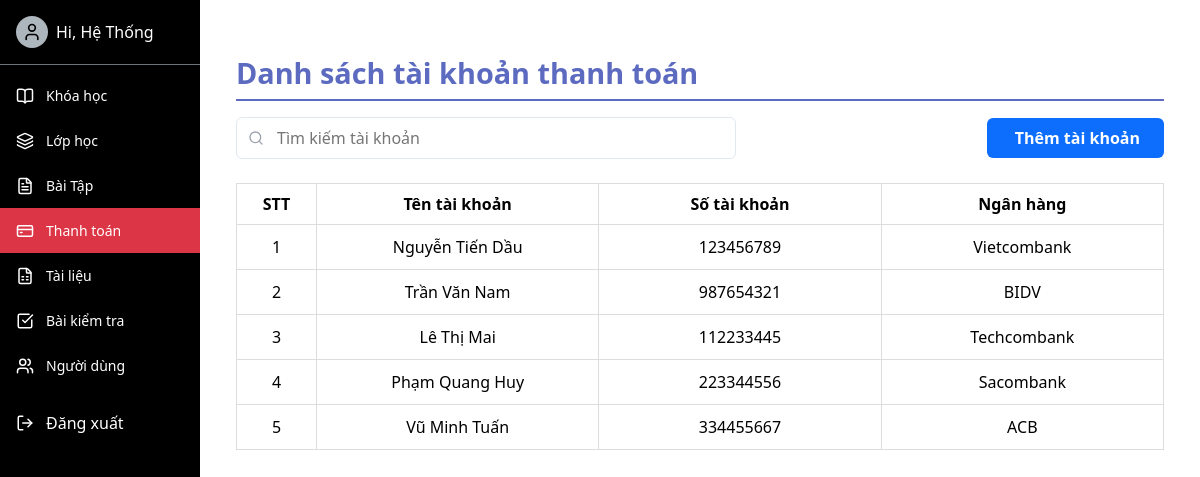
Screenshot of /qr_payment/ (signed in) with the database file from the repository.
### english/models.py (models this page shows)
class PAYMENT(models.Model):
    payment_id = models.AutoField(primary_key=True)
    qr = models.ImageField(upload_to='media/Qr', null=True, blank=True)
    course_id = models.ForeignKey(COURSE, on_delete=models.CASCADE)
    account_owner = models.CharField(max_length=100,null = True)
    account_number = models.CharField(max_length=100,null = True)
    bank_name = models.CharField(max_length=100)
    class Meta:
        db_table = 'PAYMENT'

### qrPayment/views.py (the view)
# urls.py: path('', views.payment_list, name='payment_list'),
@login_required
@user_passes_test(is_admin)
def payment_list(request):
    payments = PAYMENT.objects.all()
    return render(request, 'payment_list.html', {'payments': payments})

### english/views.py (called while the page is built)
def is_admin(user):
    return user.groups.filter(name='Admin').exists()

### qrPayment/templates/payment_list.html (shortened to what this page needs)
{% extends 'base-admin.html' %}
{% block content %}
<div style="padding:0 12px 0 12px;">
<div class="d-flex justify-content-between align-items-center">
  <h2 class="custom-title">Danh sách tài khoản thanh toán</h2>
</div>
    <form method="get" class="search-bar"
          style="display:flex; justify-content:space-between; align-items:center; margin-bottom:1.5rem;">
      <div style="position:relative; max-width:500px; width:100%;">
        <input
          type="text"
          name="q"
          placeholder="Tìm kiếm tài khoản"
          value="{{ q }}"
          style="width:100%; padding:0.5rem 1rem 0.5rem 2.5rem; border:1px solid #e2e8f0; border-radius:0.375rem;"
        />
      </div>
    <a href="{% url 'add_payment' %}" class="btn btn-success" style="background-color: #0d6efd; font-weight: bold;">
     Thêm tài khoản
</a>
    </form>
<table class="table table-hover">
  <thead>
    <tr>
      <th style="width: 80px">STT</th>
      <th>Tên tài khoản</th>
      <th>Số tài khoản</th>
      <th>Ngân hàng</th>
    </tr>
  </thead>
  <tbody>
    {% for payment in payments %}
    <tr onclick="window.location.href='{% url 'payment_detail' payment.pk %}'" style="cursor: pointer;">
      <td>{{ forloop.counter }}</td>
      <td>{{ payment.account_owner }}</td>
      <td>{{ payment.account_number }}</td>
      <td>{{ payment.bank_name }}</td>
    </tr>
    {% empty %}
    <tr>
      <td colspan="3" class="text-center">Không có thông tin thanh toán nào.</td>
    </tr>
    {% endfor %}
  </tbody>
</table>
</div>
{% endblock %}

### english/templates/base-admin.html (shortened to what this page needs)
<!DOCTYPE html>
{% load static %}
<html lang="vi">
<head>
  <link href="https://cdn.jsdelivr.net/npm/bootstrap@5.3.2/dist/css/bootstrap.min.css" rel="stylesheet">
  <link href="{% static 'css/base-admin.css' %}" rel="stylesheet">
</head>
<body>
  <div class="d-flex" style="min-height: 100vh;">
    <div class="sidebar">
      <div class="d-flex align-items-center gap-2 p-3 border-bottom border-secondary">
        <div class="avatar">
          {% if request.user.is_authenticated %}
            <i data-lucide="user" style="width: 20px; height: 20px; color: black;"></i>
          {% endif %}
        </div>
       <a style="cursor: pointer; text-decoration: none; color: white;" href="{% url 'course' %}"> <span>Hi, {{ request.user.first_name }}</span> </a>
      </div>
      <nav class="mt-2">
        {% if user.is_superuser %}
        <div class="sidebar-item {% if request.resolver_match.url_name in 'admin_ql_khoahoc admin_xemkhoahoc add_lesson_detail admin_themkhoahoc view_lesson_detail' %}active{% endif %}">
          <i data-lucide="book-open" style="width: 18px; height: 18px;"></i>
          <a href="{% url 'admin_ql_khoahoc' %}">Khóa học</a>
        </div>
        {% endif %}
        <div class="sidebar-item {% if request.resolver_match.url_name in 'class_list add_class update_rollcall class_detail class_exercise class_rollcall exercise_detail' %}active{% endif %}">
          <i data-lucide="layers" style="width: 18px; height: 18px;"></i>
          <a href="{% url 'class_list' %}">Lớp học</a>
        </div>
        <div class="sidebar-item {% if request.resolver_match.url_name in 'admin_ql_baitap them_baitap xem_baitap sua_baitap sua_baitap_xem' %}active{% endif %}">
          <i data-lucide="file-text" style="width: 18px; height: 18px;"></i>
          <a href="{% url 'admin_ql_baitap' %}">Bài Tập</a>
        </div>
        {% if user.is_superuser %}
        <div class="sidebar-item {% if request.resolver_match.url_name in 'payment_detail payment_list add_payment' %}active{% endif %}">
          <i data-lucide="credit-card" style="width: 18px; height: 18px;"></i>
          <a href="{% url 'payment_list' %}">Thanh toán</a>
        </div>
        {% endif %}
        <div class="sidebar-item {% if request.resolver_match.url_name in 'document_list add_document document_detail_edit' %}active{% endif %}">
          <i data-lucide="file-spreadsheet" style="width: 18px; height: 18px;"></i>
          <a href="{% url 'document_list' %}">Tài liệu</a>
        </div>
        <div class="sidebar-item {% if request.resolver_match.url_name in 'admin_test_list admin_test_add results admin_test_details result_delete test_delete test_edit' %}active{% endif %}">
          <i data-lucide="check-square" style="width: 18px; height: 18px;"></i>
          <a href="{% url 'admin_test_list' %}">Bài kiểm tra</a>
        </div>
        {% if user.is_superuser %}
        <div class="sidebar-item {% if request.resolver_match.url_name in 'user_list user_edit user_detail user_create user_delete' %}active{% endif %}">
          <i data-lucide="users" style="width: 18px; height: 18px;"></i>
          <a href="{% url 'user_list' %}">Người dùng</a>
        </div>
        {% endif %}
      </nav>
      <form action="{% url 'logout' %}" method="post" style="display: inline;">
        <div class="mt-auto" style="margin-top: auto; border-top: 1px solid rgba(0,0,0,.125); padding-top: 10px;">
          <div class="sidebar-item">
            <button type="submit" class="sidebar-item" style="background: none; border: none; color: inherit; padding: 0; font: inherit; cursor: pointer;">
              <i data-lucide="log-out" style="width: 18px; height: 18px;"></i>
              Đăng xuất
            </button>
          </div>
        </div>
      </form>
    </div>
    <div class="main-content flex-grow-1">
      {% block content %}{% endblock %}
    </div>
  </div>
</body>
</html>

### english/static/css/base-admin.css (style rules this page uses)
body { width: 100%; min-height: 100vh; overflow-x: hidden; margin:0; width: 100%; }
.sidebar { width: 200px; background-color: #000; color: white; height: 100vh; position: fixed; margin:0; z-index:1000; }
.sidebar-item { display: flex; align-items: center; gap: 12px; padding: 12px 16px; cursor: pointer; color: white; text-decoration: none; }
.sidebar-item.active { background-color: #dc3545; }
.sidebar-item span, .sidebar-item a { font-size: 14px; color: white; text-decoration: none; }
.main-content { margin-left: 200px; padding: 24px; }
.avatar { width: 32px; height: 32px; border-radius: 50%; background-color: #adb5bd; display: flex; align-items: center; justify-content: center; }

### qrPayment/templates/payment_list.html (style rules this page uses)
h2 { font-size: 1.8rem; font-weight: 700; color: #5c6bc0; border-bottom: 2px solid #5c6bc0; }
.btn-success { background-color: #dc2626; color: white; padding: 0.5rem 1.5rem; border: none; border-radius: 0.375rem; cursor: pointer; }
.table { table-layout: fixed; width: 100%; border: 1px solid #ddd; }
.table thead th, .table tbody td { text-align: center; vertical-align: middle; border: 1px solid #ddd; }
.table tbody tr { background-color: white; }
.table tbody td:last-child { text-align: center; }
.table tbody tr td { padding: 10px; text-align: center; }
h2 { font-size: 1.8rem; font-weight: 700; color: #5c6bc0; border-bottom: 2px solid; margin: 1.5rem 0 1rem; padding: 8px 0; width: 100%; }

### rows the page displays
PAYMENT: account_owner "Nguyễn Tiến Dầu", account_number "123456789", bank_name "Vietcombank"
PAYMENT: account_owner "Trần Văn Nam", account_number "987654321", bank_name "BIDV"
PAYMENT: account_owner "Lê Thị Mai", account_number "112233445", bank_name "Techcombank"
PAYMENT: account_owner "Phạm Quang Huy", account_number "223344556", bank_name "Sacombank"
PAYMENT: account_owner "Vũ Minh Tuấn", account_number "334455667", bank_name "ACB"

### other values shown
{{ request.user.first_name }} "Hệ Thống"
